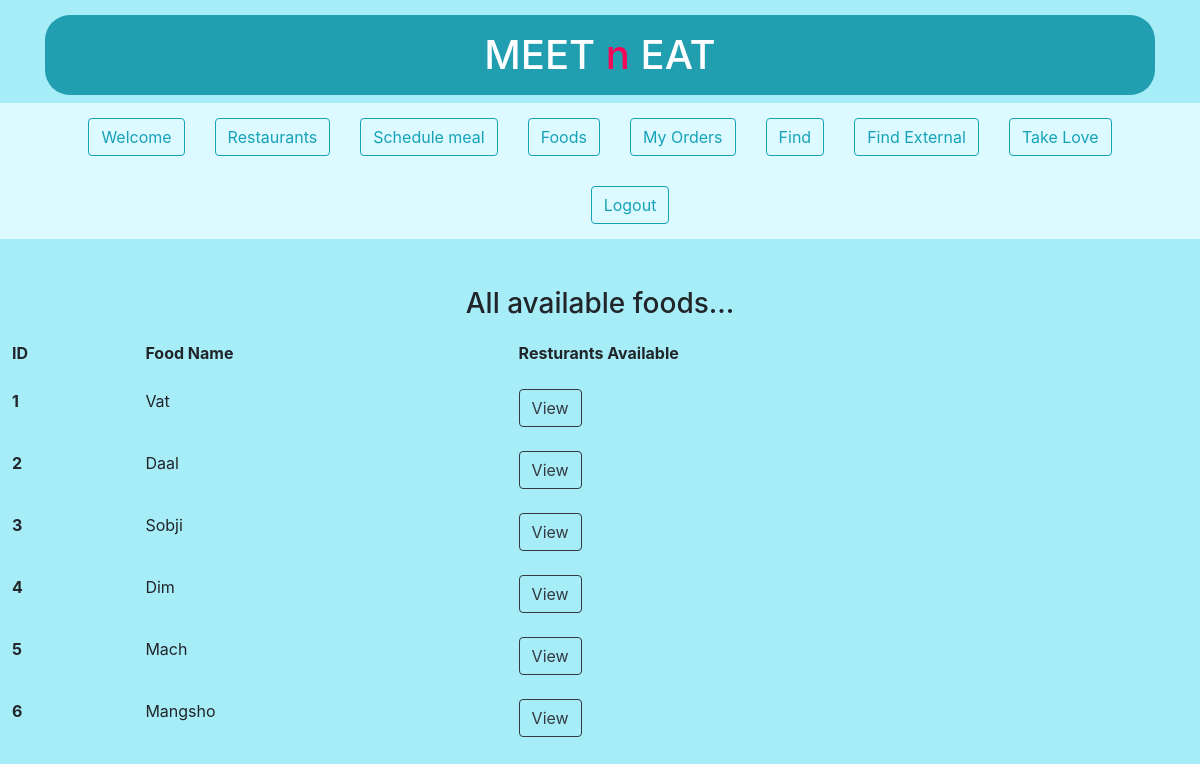
Screenshot of /foods (signed in) with the database file from the repository.
### app.py (models this page shows, shortened)
class food(db.Model):
    id = db.Column(db.Integer, primary_key=True)
    name = db.Column(db.String, unique=True, nullable=False)

### app.py (the view)
@app.route("/foods")
def all_foods():
    show_foods = food.query.all()
    return render_template("food.html", foods=show_foods)

### templates/food.html (shortened to what this page needs)
{% extends 'base.html' %}
  {% block ttl2bd %}
  <br>
      <h3 class="text-center container"> All available foods...</h3>
      <div>
        <table class="table table-borderless">
            <thead>
                <tr>
                  <th scope="col">ID</th>
                  <th scope="col">Food Name</th>
                  <th scope="col">Resturants Available</th>
                  <th scope="col">   </th>
                </tr>
              </thead>
              <tbody>
                  {% if showing_food==True %}
                    {% for i in range(fdlen) %}
                  <tr>
                      <th scope="row">{{loop.index}}</th>
                      <td>{{food_name_lst[i]}}</td>
                      <td>
                        <a href="/foods/resturants/{{food_lst[i]}}" type="button" class="btn btn-outline-dark">View</a>
                      </td>
                      {% if session['is_admin'] %}
                        <td>
                        <a href="/resturants/foods/delete/{{rst_id}}/{{food_lst[i]}}" type="button" class="btn btn-outline-dark">Delete</button>
                        </td>
                      {% endif %}
                    </tr>
                    {% endfor %}
                  {% else %}
                    {% for i in foods %}
                  <tr>
                      <th scope="row">{{i.id}}</th>
                      <td>{{i.name}}</td>
                      <td>
                        <a href="/foods/resturants/{{i.id}}" type="button" class="btn btn-outline-dark">View</button>
                      </td>
                    </tr>
                    {% endfor %}
                  </tbody>
                </table>
          </div>
              {% endif %}
  {% endblock ttl2bd %}

### rows the page displays
food: id "1", name "Vat"
food: id "2", name "Daal"
food: id "3", name "Sobji"
food: id "4", name "Dim"
food: id "5", name "Mach"
food: id "6", name "Mangsho"
